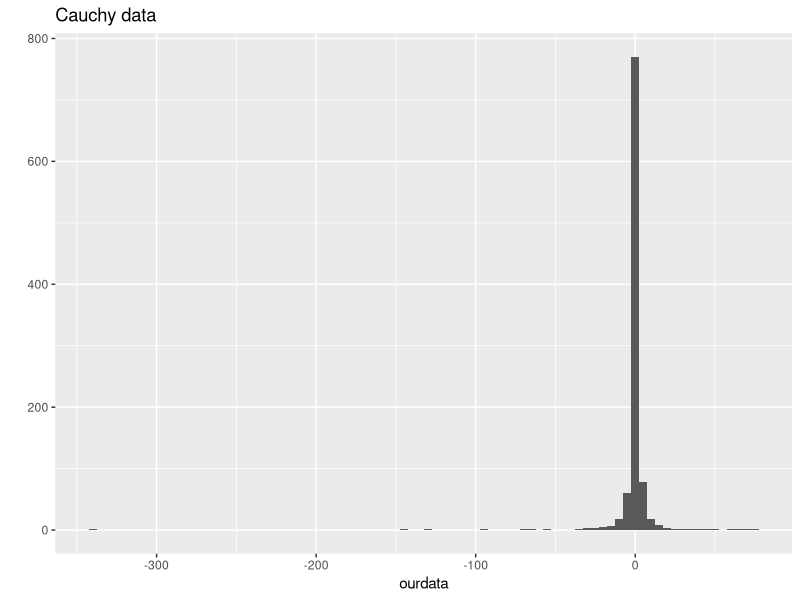

Recreate this plot in R.
## ---- chunk 1
library(ggplot2)

ourdata <- rcauchy(1000)
qplot(ourdata, binwidth=5) + ggtitle("Cauchy data")
